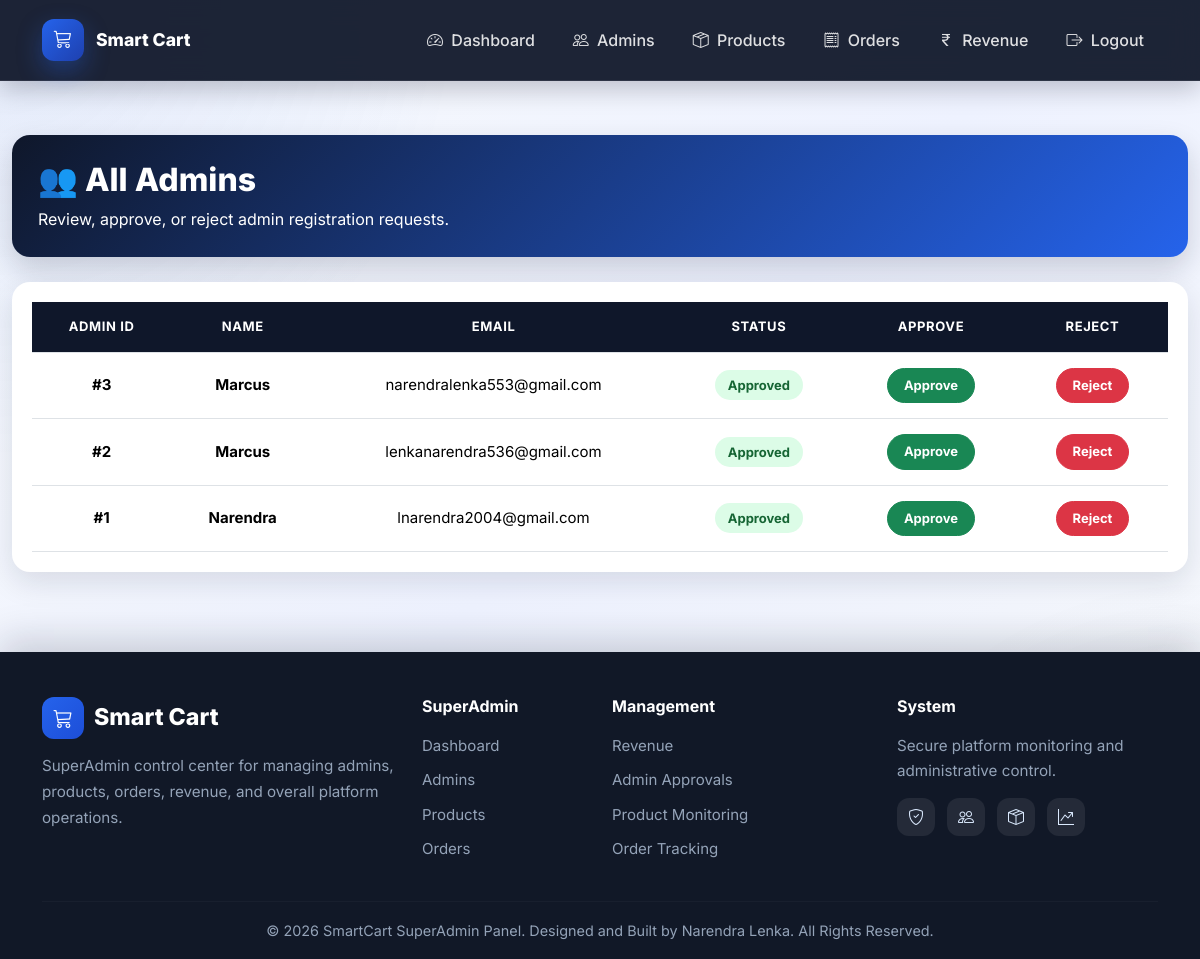
The app's page /superadmin/admins (signed in) with its own data.
### tables this page shows
CREATE TABLE admin (
        admin_id INTEGER PRIMARY KEY AUTOINCREMENT,
        name TEXT,
        email TEXT UNIQUE,
        password TEXT,
        profile_image TEXT,
        status TEXT DEFAULT 'pending'
    );

### app.py (the view)
@app.route('/superadmin/admins')
def superadmin_admins():
    if not superadmin_required():
        return redirect('/superadmin-login')
    conn = get_db_connection()
    cursor = conn.cursor()
    cursor.execute("SELECT * FROM admin ORDER BY admin_id DESC")
    admins = cursor.fetchall()
    cursor.close()
    conn.close()
    return render_template('superadmin/admins.html', admins=admins)

### app.py (called while the page is built, shortened)
def get_db_connection():
    conn = sqlite3.connect("smartcart.db")
    conn.row_factory = sqlite3.Row
    conn.execute("PRAGMA foreign_keys = ON")
    return conn

@app.context_processor
def inject_cart_count():
    cart = session.get('cart', {})
    cart_count = sum(item['quantity'] for item in cart.values())
    return dict(cart_count=cart_count)

@app.context_processor
def inject_cart_count():
    if 'user_id' not in session:
        return dict(cart_count=0)

def superadmin_required():
    if 'superadmin_id' not in session:
        flash("Please login as Super Admin!", "danger")
        return False
    return True

### templates/superadmin/admins.html (shortened to what this page needs)
{% extends "superadmin/base_superadmin.html" %}
{% block content %}
<div class="admins-page">
    <div class="container-fluid">
        <div class="page-header">
            <h2>👥 All Admins</h2>
            <p class="mb-0 mt-2">Review, approve, or reject admin registration requests.</p>
        </div>
        <div class="table-card">
            <div class="table-responsive">
                <table class="table table-hover align-middle text-center custom-table">
                    <thead>
                        <tr>
                            <th>Admin ID</th>
                            <th>Name</th>
                            <th>Email</th>
                            <th>Status</th>
                            <th>Approve</th>
                            <th>Reject</th>
                        </tr>
                    </thead>
                    <tbody>
                        {% for admin in admins %}
                        <tr>
                            <td class="admin-id">#{{ admin.admin_id }}</td>
                            <td class="admin-name">{{ admin.name }}</td>
                            <td class="email-text">{{ admin.email }}</td>
                            <td>
                                {% if admin.status == 'approved' %}
                                    <span class="status-badge status-approved">Approved</span>
                                {% elif admin.status == 'rejected' %}
                                    <span class="status-badge status-rejected">Rejected</span>
                                {% else %}
                                    <span class="status-badge status-pending">Pending</span>
                                {% endif %}
                            </td>
                            <td>
                                <a href="/superadmin/approve-admin/{{ admin.admin_id }}"
                                   class="btn btn-success btn-sm action-btn">
                                    Approve
                                </a>
                            </td>
                            <td>
                                <a href="/superadmin/reject-admin/{{ admin.admin_id }}"
                                   class="btn btn-danger btn-sm action-btn">
                                    Reject
                                </a>
                            </td>
                        </tr>
                        {% endfor %}
                    </tbody>
                </table>
            </div>
        </div>
    </div>
</div>
{% endblock %}

### templates/superadmin/base_superadmin.html (style rules this page uses)
:root { --primary: #0f172a; --accent: #2563eb; --accent-hover: #1d4ed8; --text-dark: #0f172a; --text-muted: #64748b; }
html, body { min-height: 100%; margin: 0; font-family: 'Inter', sans-serif; background: radial-gradient(circle at top left, rgba(37, 99, 235, 0.10), transparent 30%), radial-gradient(circle at bottom right, rgba(15, 23, 42, 0.08), transparent 25%), linear-gradient(135deg, #f8fafc, #eef2ff, #f8fafc); color: var(--text-dark); }
body { display: flex; flex-direction: column; min-height: 100vh; }

### templates/superadmin/admins.html (style rules this page uses)
.admins-page { padding: 30px 0; }
.page-header { background: linear-gradient(135deg, #0f172a, #2563eb); color: white; padding: 26px; border-radius: 18px; box-shadow: 0 12px 28px rgba(15, 23, 42, 0.18); margin-bottom: 25px; }
.page-header h2 { font-weight: 800; margin: 0; }
.table-card { background: #ffffff; padding: 20px; border-radius: 18px; box-shadow: 0 10px 30px rgba(15, 23, 42, 0.12); }
.custom-table { margin-bottom: 0; vertical-align: middle; white-space: nowrap; }
.custom-table thead th { background: #0f172a; color: white; padding: 15px; font-size: 13px; text-transform: uppercase; letter-spacing: 0.6px; }
.custom-table tbody td { padding: 15px; font-size: 15px; }
.admin-id { font-weight: 700; color: #2563eb; }
.admin-name { font-weight: 700; color: #0f172a; }
.email-text { color: #475569; }
.status-badge { padding: 7px 13px; border-radius: 999px; font-size: 13px; font-weight: 700; }
.status-approved { background: #dcfce7; color: #166534; }
.action-btn { border-radius: 999px; padding: 7px 16px; font-weight: 700; font-size: 13px; }

### records on screen
admin: admin_id "3", name "Marcus", email "narendralenka553@gmail.com", status "Approved"
admin: admin_id "2", name "Marcus", email "lenkanarendra536@gmail.com", status "Approved"
admin: admin_id "1", name "Narendra", email "lnarendra2004@gmail.com", status "Approved"
